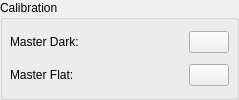
    <widget class="QGroupBox" name="CalibrationGroupBox">
     <property name="sizePolicy">
      <sizepolicy hsizetype="Preferred" vsizetype="Fixed">
       <horstretch>0</horstretch>
       <verstretch>0</verstretch>
      </sizepolicy>
     </property>
     <property name="title">
      <string>Calibration</string>
     </property>
     <layout class="QGridLayout" name="gridLayout">
      <property name="leftMargin">
       <number>7</number>
      </property>
      <property name="topMargin">
       <number>7</number>
      </property>
      <property name="rightMargin">
       <number>7</number>
      </property>
      <property name="bottomMargin">
       <number>7</number>
      </property>
      <property name="spacing">
       <number>7</number>
      </property>
      <item row="1" column="0">
       <widget class="QLabel" name="masterFlatLabel">
        <property name="sizePolicy">
         <sizepolicy hsizetype="Preferred" vsizetype="Fixed">
          <horstretch>0</horstretch>
          <verstretch>0</verstretch>
         </sizepolicy>
        </property>
        <property name="minimumSize">
         <size>
          <width>0</width>
          <height>0</height>
         </size>
        </property>
        <property name="text">
         <string>Master Flat:</string>
        </property>
        <property name="buddy">
         <cstring>MasterFlat</cstring>
        </property>
       </widget>
      </item>
      <item row="1" column="2">
       <widget class="QPushButton" name="MasterFlatB">
        <property name="sizePolicy">
         <sizepolicy hsizetype="Fixed" vsizetype="Fixed">
          <horstretch>0</horstretch>
          <verstretch>0</verstretch>
         </sizepolicy>
        </property>
        <property name="text">
         <string/>
        </property>
        <property name="icon">
         <iconset theme="document-open"/>
        </property>
       </widget>
      </item>
      <item row="1" column="1">
       <widget class="QLineEdit" name="MasterFlat">
        <property name="sizePolicy">
         <sizepolicy hsizetype="Ignored" vsizetype="Fixed">
          <horstretch>0</horstretch>
          <verstretch>0</verstretch>
         </sizepolicy>
        </property>
        <property name="readOnly">
         <bool>false</bool>
        </property>
        <property name="clearButtonEnabled">
         <bool>true</bool>
        </property>
       </widget>
      </item>
      <item row="0" column="0">
       <widget class="QLabel" name="masterDarkLabel">
        <property name="sizePolicy">
         <sizepolicy hsizetype="Fixed" vsizetype="Fixed">
          <horstretch>0</horstretch>
          <verstretch>0</verstretch>
         </sizepolicy>
        </property>
        <property name="minimumSize">
         <size>
          <width>165</width>
          <height>0</height>
         </size>
        </property>
        <property name="text">
         <string>Master Dark:</string>
        </property>
        <property name="buddy">
         <cstring>MasterDark</cstring>
        </property>
       </widget>
      </item>
      <item row="0" column="1">
       <widget class="QLineEdit" name="MasterDark">
        <property name="sizePolicy">
         <sizepolicy hsizetype="Ignored" vsizetype="Fixed">
          <horstretch>0</horstretch>
          <verstretch>0</verstretch>
         </sizepolicy>
        </property>
        <property name="readOnly">
         <bool>false</bool>
        </property>
        <property name="clearButtonEnabled">
         <bool>true</bool>
        </property>
       </widget>
      </item>
      <item row="0" column="2">
       <widget class="QPushButton" name="MasterDarkB">
        <property name="sizePolicy">
         <sizepolicy hsizetype="Fixed" vsizetype="Fixed">
          <horstretch>0</horstretch>
          <verstretch>0</verstretch>
         </sizepolicy>
        </property>
        <property name="text">
         <string/>
        </property>
        <property name="icon">
         <iconset theme="document-open"/>
        </property>
       </widget>
      </item>
     </layout>
    </widget>
